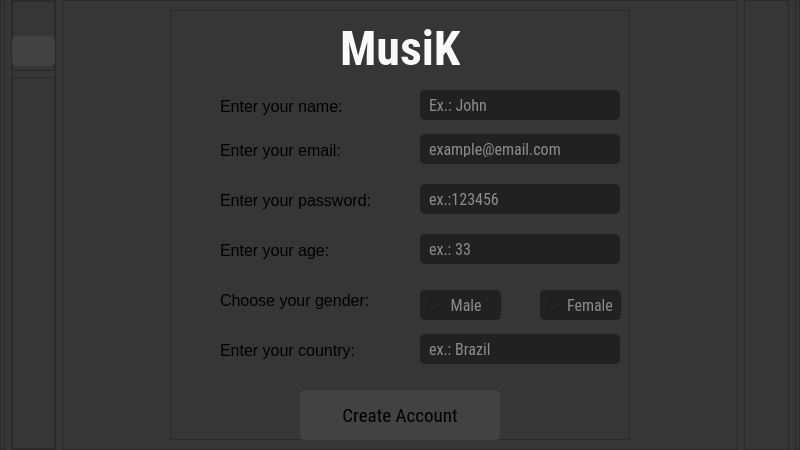
<?xml version="1.0" encoding="UTF-8"?>
<ui version="4.0">
 <class>Dialog</class>
 <widget class="QDialog" name="Dialog">
  <property name="geometry">
   <rect>
    <x>0</x>
    <y>0</y>
    <width>800</width>
    <height>450</height>
   </rect>
  </property>
  <property name="minimumSize">
   <size>
    <width>800</width>
    <height>450</height>
   </size>
  </property>
  <property name="windowTitle">
   <string>Musik</string>
  </property>
  <property name="styleSheet">
   <string notr="true">background-color: rgb(54, 54, 54);</string>
  </property>
  <layout class="QHBoxLayout" name="horizontalLayout">
   <property name="leftMargin">
    <number>0</number>
   </property>
   <property name="topMargin">
    <number>0</number>
   </property>
   <property name="rightMargin">
    <number>0</number>
   </property>
   <property name="bottomMargin">
    <number>0</number>
   </property>
   <item>
    <widget class="QFrame" name="frame">
     <property name="maximumSize">
      <size>
       <width>5</width>
       <height>16777215</height>
      </size>
     </property>
     <property name="frameShape">
      <enum>QFrame::StyledPanel</enum>
     </property>
     <property name="frameShadow">
      <enum>QFrame::Raised</enum>
     </property>
    </widget>
   </item>
   <item>
    <widget class="QFrame" name="frame_5">
     <property name="maximumSize">
      <size>
       <width>45</width>
       <height>16777215</height>
      </size>
     </property>
     <property name="frameShape">
      <enum>QFrame::StyledPanel</enum>
     </property>
     <property name="frameShadow">
      <enum>QFrame::Raised</enum>
     </property>
     <layout class="QVBoxLayout" name="verticalLayout">
      <property name="leftMargin">
       <number>0</number>
      </property>
      <property name="topMargin">
       <number>0</number>
      </property>
      <property name="rightMargin">
       <number>0</number>
      </property>
      <property name="bottomMargin">
       <number>0</number>
      </property>
      <item>
       <widget class="QFrame" name="frame_7">
        <property name="maximumSize">
         <size>
          <width>45</width>
          <height>70</height>
         </size>
        </property>
        <property name="frameShape">
         <enum>QFrame::StyledPanel</enum>
        </property>
        <property name="frameShadow">
         <enum>QFrame::Raised</enum>
        </property>
        <widget class="QPushButton" name="back">
         <property name="geometry">
          <rect>
           <x>0</x>
           <y>35</y>
           <width>43</width>
           <height>30</height>
          </rect>
         </property>
         <property name="styleSheet">
          <string notr="true">background-image: url(&quot;:/newPrefix/back.png&quot;);
background-repeat: no-repeat;
background-position: center;
border-radius:5px;
background-color: rgb(66, 66, 66);</string>
         </property>
         <property name="text">
          <string/>
         </property>
        </widget>
       </widget>
      </item>
      <item>
       <widget class="QFrame" name="frame_8">
        <property name="frameShape">
         <enum>QFrame::StyledPanel</enum>
        </property>
        <property name="frameShadow">
         <enum>QFrame::Raised</enum>
        </property>
       </widget>
      </item>
     </layout>
    </widget>
   </item>
   <item>
    <widget class="QFrame" name="frame_2">
     <property name="frameShape">
      <enum>QFrame::StyledPanel</enum>
     </property>
     <property name="frameShadow">
      <enum>QFrame::Raised</enum>
     </property>
     <layout class="QHBoxLayout" name="horizontalLayout_2">
      <item>
       <widget class="QFrame" name="frame_4">
        <property name="maximumSize">
         <size>
          <width>460</width>
          <height>460</height>
         </size>
        </property>
        <property name="styleSheet">
         <string notr="true">background-color: rgb(54, 54, 54);</string>
        </property>
        <property name="frameShape">
         <enum>QFrame::StyledPanel</enum>
        </property>
        <property name="frameShadow">
         <enum>QFrame::Raised</enum>
        </property>
        <widget class="QLineEdit" name="createCountry">
         <property name="geometry">
          <rect>
           <x>250</x>
           <y>324</y>
           <width>200</width>
           <height>30</height>
          </rect>
         </property>
         <property name="font">
          <font>
           <family>Roboto Condensed</family>
           <pointsize>12</pointsize>
          </font>
         </property>
         <property name="styleSheet">
          <string notr="true">
QLineEdit{
  border:2px solid rgb(33, 33, 33);
  border-radius:5px;
  padding:5px;
 background-color: rgb(33, 33, 33);
  color:rgb(250, 250, 250);
}
QLineEdit:focus{
  border:2px solid rgb(250,250,250);
}</string>
         </property>
         <property name="inputMask">
          <string/>
         </property>
         <property name="placeholderText">
          <string>ex.: Brazil</string>
         </property>
        </widget>
        <widget class="QLineEdit" name="createEmail">
         <property name="geometry">
          <rect>
           <x>250</x>
           <y>124</y>
           <width>200</width>
           <height>30</height>
          </rect>
         </property>
         <property name="font">
          <font>
           <family>Roboto Condensed</family>
           <pointsize>12</pointsize>
          </font>
         </property>
         <property name="styleSheet">
          <string notr="true">
QLineEdit{
  border:2px solid rgb(33, 33, 33);
  border-radius:5px;
  padding:5px;
 background-color: rgb(33, 33, 33);
  color:rgb(250, 250, 250);
}
QLineEdit:focus{
  border:2px solid rgb(250,250,250);
}</string>
         </property>
         <property name="inputMask">
          <string/>
         </property>
         <property name="placeholderText">
          <string>example@email.com</string>
         </property>
        </widget>
        <widget class="QLabel" name="label_2">
         <property name="geometry">
          <rect>
           <x>170</x>
           <y>10</y>
           <width>120</width>
           <height>58</height>
          </rect>
         </property>
         <property name="font">
          <font>
           <family>Roboto Condensed</family>
           <pointsize>60</pointsize>
           <weight>75</weight>
           <bold>true</bold>
          </font>
         </property>
         <property name="text">
          <string>&lt;html&gt;&lt;head/&gt;&lt;body&gt;&lt;p&gt;&lt;span style=&quot; font-size:36pt; color:#fafafa;&quot;&gt;MusiK&lt;/span&gt;&lt;/p&gt;&lt;/body&gt;&lt;/html&gt;</string>
         </property>
        </widget>
        <widget class="QLineEdit" name="createPassword">
         <property name="geometry">
          <rect>
           <x>250</x>
           <y>174</y>
           <width>200</width>
           <height>30</height>
          </rect>
         </property>
         <property name="font">
          <font>
           <family>Roboto Condensed</family>
           <pointsize>12</pointsize>
          </font>
         </property>
         <property name="styleSheet">
          <string notr="true">
QLineEdit{
  border:2px solid rgb(33, 33, 33);
  border-radius:5px;
  padding:5px;
 background-color: rgb(33, 33, 33);
  color:rgb(250, 250, 250);
}
QLineEdit:focus{
  border:2px solid rgb(250,250,250);
}</string>
         </property>
         <property name="inputMask">
          <string/>
         </property>
         <property name="text">
          <string/>
         </property>
         <property name="frame">
          <bool>true</bool>
         </property>
         <property name="echoMode">
          <enum>QLineEdit::Password</enum>
         </property>
         <property name="placeholderText">
          <string>ex.:123456</string>
         </property>
        </widget>
        <widget class="QLabel" name="label_4">
         <property name="geometry">
          <rect>
           <x>50</x>
           <y>180</y>
           <width>151</width>
           <height>21</height>
          </rect>
         </property>
         <property name="font">
          <font>
           <pointsize>6</pointsize>
          </font>
         </property>
         <property name="text">
          <string>&lt;html&gt;&lt;head/&gt;&lt;body&gt;&lt;p&gt;&lt;span style=&quot; font-size:12pt;&quot;&gt;Enter your password:&lt;/span&gt;&lt;/p&gt;&lt;/body&gt;&lt;/html&gt;</string>
         </property>
        </widget>
        <widget class="QPushButton" name="createAccount">
         <property name="geometry">
          <rect>
           <x>130</x>
           <y>380</y>
           <width>200</width>
           <height>50</height>
          </rect>
         </property>
         <property name="font">
          <font>
           <family>Roboto Condensed</family>
           <pointsize>14</pointsize>
          </font>
         </property>
         <property name="styleSheet">
          <string notr="true">QPushButton{
border-radius:5px;
background-color: rgb(66, 66, 66);
}
QPushButton:pressed{
background-color:rgb(33, 33, 33);
color:rgb(250, 250, 250);
}</string>
         </property>
         <property name="text">
          <string>Create Account</string>
         </property>
        </widget>
        <widget class="QLabel" name="label_3">
         <property name="geometry">
          <rect>
           <x>50</x>
           <y>130</y>
           <width>121</width>
           <height>21</height>
          </rect>
         </property>
         <property name="font">
          <font>
           <pointsize>6</pointsize>
          </font>
         </property>
         <property name="text">
          <string>&lt;html&gt;&lt;head/&gt;&lt;body&gt;&lt;p&gt;&lt;span style=&quot; font-size:12pt;&quot;&gt;Enter your email:&lt;/span&gt;&lt;/p&gt;&lt;/body&gt;&lt;/html&gt;</string>
         </property>
        </widget>
        <widget class="QLabel" name="label_5">
         <property name="geometry">
          <rect>
           <x>50</x>
           <y>230</y>
           <width>151</width>
           <height>21</height>
          </rect>
         </property>
         <property name="font">
          <font>
           <pointsize>6</pointsize>
          </font>
         </property>
         <property name="text">
          <string>&lt;html&gt;&lt;head/&gt;&lt;body&gt;&lt;p&gt;&lt;span style=&quot; font-size:12pt;&quot;&gt;Enter your age:&lt;/span&gt;&lt;/p&gt;&lt;/body&gt;&lt;/html&gt;</string>
         </property>
        </widget>
        <widget class="QLineEdit" name="createAge">
         <property name="geometry">
          <rect>
           <x>250</x>
           <y>224</y>
           <width>200</width>
           <height>30</height>
          </rect>
         </property>
         <property name="font">
          <font>
           <family>Roboto Condensed</family>
           <pointsize>12</pointsize>
          </font>
         </property>
         <property name="styleSheet">
          <string notr="true">
QLineEdit{
  border:2px solid rgb(33, 33, 33);
  border-radius:5px;
  padding:5px;
 background-color: rgb(33, 33, 33);
  color:rgb(250, 250, 250);
}
QLineEdit:focus{
  border:2px solid rgb(250,250,250);
}</string>
         </property>
         <property name="inputMask">
          <string/>
         </property>
         <property name="placeholderText">
          <string>ex.: 33</string>
         </property>
        </widget>
        <widget class="QLabel" name="label_6">
         <property name="geometry">
          <rect>
           <x>50</x>
           <y>280</y>
           <width>151</width>
           <height>21</height>
          </rect>
         </property>
         <property name="font">
          <font>
           <pointsize>6</pointsize>
          </font>
         </property>
         <property name="text">
          <string>&lt;html&gt;&lt;head/&gt;&lt;body&gt;&lt;p&gt;&lt;span style=&quot; font-size:12pt;&quot;&gt;Choose your gender:&lt;/span&gt;&lt;/p&gt;&lt;/body&gt;&lt;/html&gt;</string>
         </property>
        </widget>
        <widget class="QLabel" name="label_7">
         <property name="geometry">
          <rect>
           <x>50</x>
           <y>330</y>
           <width>151</width>
           <height>21</height>
          </rect>
         </property>
         <property name="font">
          <font>
           <pointsize>6</pointsize>
          </font>
         </property>
         <property name="text">
          <string>&lt;html&gt;&lt;head/&gt;&lt;body&gt;&lt;p&gt;&lt;span style=&quot; font-size:12pt;&quot;&gt;Enter your country:&lt;/span&gt;&lt;/p&gt;&lt;/body&gt;&lt;/html&gt;</string>
         </property>
        </widget>
        <widget class="QLabel" name="error">
         <property name="geometry">
          <rect>
           <x>130</x>
           <y>360</y>
           <width>201</width>
           <height>16</height>
          </rect>
         </property>
         <property name="styleSheet">
          <string notr="true">color: rgb(213, 0, 0);</string>
         </property>
         <property name="text">
          <string/>
         </property>
        </widget>
        <widget class="QRadioButton" name="male">
         <property name="geometry">
          <rect>
           <x>250</x>
           <y>280</y>
           <width>81</width>
           <height>30</height>
          </rect>
         </property>
         <property name="font">
          <font>
           <family>Roboto Condensed</family>
           <pointsize>12</pointsize>
          </font>
         </property>
         <property name="styleSheet">
          <string notr="true">border:2px solid rgb(33, 33, 33);
  border-radius:5px;
  padding:5px;
 background-color: rgb(33, 33, 33);
  color:rgb(141, 141, 141);</string>
         </property>
         <property name="text">
          <string> Male</string>
         </property>
        </widget>
        <widget class="QRadioButton" name="female">
         <property name="geometry">
          <rect>
           <x>370</x>
           <y>280</y>
           <width>81</width>
           <height>30</height>
          </rect>
         </property>
         <property name="font">
          <font>
           <family>Roboto Condensed</family>
           <pointsize>12</pointsize>
          </font>
         </property>
         <property name="styleSheet">
          <string notr="true">border:2px solid rgb(33, 33, 33);
  border-radius:5px;
  padding:5px;
 background-color: rgb(33, 33, 33);
  color:rgb(141, 141, 141);</string>
         </property>
         <property name="text">
          <string>Female</string>
         </property>
        </widget>
        <widget class="QLabel" name="label_8">
         <property name="geometry">
          <rect>
           <x>50</x>
           <y>86</y>
           <width>121</width>
           <height>21</height>
          </rect>
         </property>
         <property name="font">
          <font>
           <pointsize>6</pointsize>
          </font>
         </property>
         <property name="text">
          <string>&lt;html&gt;&lt;head/&gt;&lt;body&gt;&lt;p&gt;&lt;span style=&quot; font-size:12pt;&quot;&gt;Enter your name:&lt;/span&gt;&lt;/p&gt;&lt;/body&gt;&lt;/html&gt;</string>
         </property>
        </widget>
        <widget class="QLineEdit" name="createEmail_2">
         <property name="geometry">
          <rect>
           <x>250</x>
           <y>80</y>
           <width>200</width>
           <height>30</height>
          </rect>
         </property>
         <property name="font">
          <font>
           <family>Roboto Condensed</family>
           <pointsize>12</pointsize>
          </font>
         </property>
         <property name="styleSheet">
          <string notr="true">
QLineEdit{
  border:2px solid rgb(33, 33, 33);
  border-radius:5px;
  padding:5px;
 background-color: rgb(33, 33, 33);
  color:rgb(250, 250, 250);
}
QLineEdit:focus{
  border:2px solid rgb(250,250,250);
}</string>
         </property>
         <property name="inputMask">
          <string/>
         </property>
         <property name="placeholderText">
          <string>Ex.: John</string>
         </property>
        </widget>
       </widget>
      </item>
     </layout>
    </widget>
   </item>
   <item>
    <widget class="QFrame" name="frame_6">
     <property name="maximumSize">
      <size>
       <width>45</width>
       <height>16777215</height>
      </size>
     </property>
     <property name="frameShape">
      <enum>QFrame::StyledPanel</enum>
     </property>
     <property name="frameShadow">
      <enum>QFrame::Raised</enum>
     </property>
    </widget>
   </item>
   <item>
    <widget class="QFrame" name="frame_3">
     <property name="maximumSize">
      <size>
       <width>5</width>
       <height>16777215</height>
      </size>
     </property>
     <property name="frameShape">
      <enum>QFrame::StyledPanel</enum>
     </property>
     <property name="frameShadow">
      <enum>QFrame::Raised</enum>
     </property>
    </widget>
   </item>
  </layout>
 </widget>
 <resources/>
 <connections/>
</ui>
